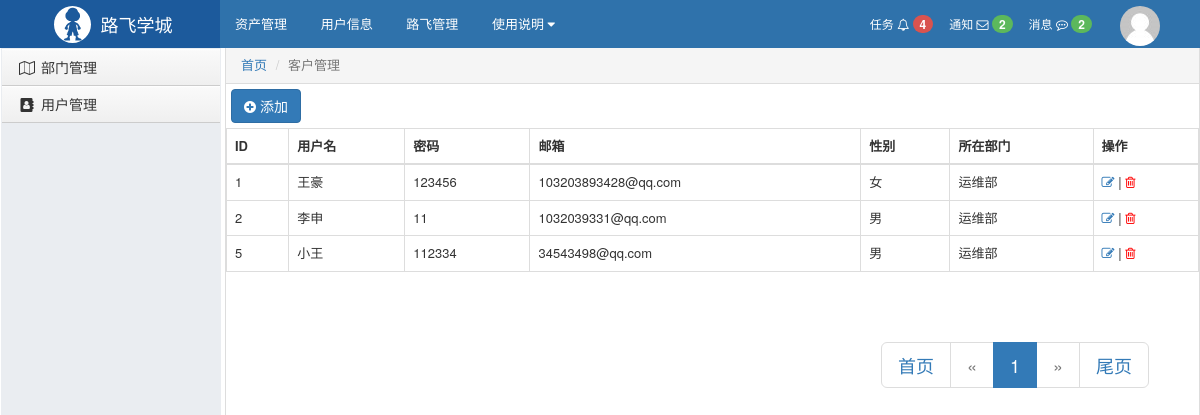
Page /crm/user/list/ on the committed database.
### crm/models.py (models this page shows, shortened)
class UserInfo(models.Model):
    username = models.CharField(verbose_name="用户名",max_length=32)
    password = models.CharField(verbose_name="密码",max_length=64)
    email = models.EmailField(verbose_name='邮箱',max_length=128)
    gender_choice = (
        (1,'男'),
        (2,'女'),
    )
    gender = models.IntegerField(verbose_name='性别',choices=gender_choice)
    depart = models.ForeignKey(verbose_name="所在部门",to='DepartMent')

class DepartMent(models.Model):
    title = models.CharField(verbose_name="部门名称",max_length=32)

### crm/views/user.py (the view)
def user_list(request):
    try:
        page_num = request.GET.get("page")
    except Exception as e:
        page_num = 1
    totle_count = models.UserInfo.objects.all().count()
    page = my_page.Page(page_num, totle_count, per_pag=5, url_prefix="/crm/user/list/", max_page=11)
    user_queryset = models.UserInfo.objects.all()[page.data_start:page.data_end]
    page_html = page.page_html()
    return render(request,'user_list.html',{"user_queryset":user_queryset,"page_html":page_html})

### crm/templates/user_list.html
{% extends 'layout.html' %}
{% block content %}
    <div style="margin: 5px;">
        <a href="/crm/user/add/" class="btn btn-primary"><i class="fa fa-plus-circle" aria-hidden="true"></i> 添加</a>
    </div>
    <table class="table table-bordered">
        <thead>
            <tr>
                <th>ID</th>
                <th>用户名</th>
                <th>密码</th>
                <th>邮箱</th>
                <th>性别</th>
                <th>所在部门</th>
                <th>操作</th>
            </tr>
        </thead>
        <tbody>
            {% for row in user_queryset %}
                <tr>
                    <td>{{ row.id }}</td>
                    <td>{{ row.username }}</td>
                    <td>{{ row.password }}</td>
                    <td>{{ row.email }}</td>
                    <td>{{ row.get_gender_display }}</td>
                    <td>{{ row.depart.title }}</td>
                    <td>
                        <a href="/crm/user/edit/{{ row.id }}/"><i class="fa fa-pencil-square-o" aria-hidden="true"></i></a>
                        |
                        <a href="/crm/user/del/{{ row.id }}/" style="color: red;"><i class="fa fa-trash-o" aria-hidden="true"></i></a>
                    </td>
                </tr>
            {% endfor %}
        </tbody>
    </table>
    <div class="bot">
        <nav aria-label="Page navigation">
            <ul class="pagination pagination-lg"
                style="float: right;margin-right: 50px;margin-top: 50px;">
                {{ page_html|safe }}
            </ul>
        </nav>
    </div>
{% endblock %}

### crm/templates/layout.html (shortened to what this page needs)
{% load staticfiles %}
<!DOCTYPE html>
<html lang="en">
<head>
    <link rel="stylesheet" href="{% static 'plugins/bootstrap/css/bootstrap.css' %} "/>
    <link rel="stylesheet" href="{% static 'plugins/font-awesome/css/font-awesome.css' %} "/>
    <link rel="stylesheet" href="{% static 'css/commons.css' %} "/>
    <link rel="stylesheet" href="{% static 'css/nav.css' %} "/>
    <link  rel="stylesheet" href="{% static 'js/jquery-3.3.1.min.js' %}"/>
    <link  rel="stylesheet" href="{% static 'plugins/bootstrap/js/bootstrap.js' %}"/>
    <link  rel="stylesheet" href="{% static 'jquery-3.3.1.js' %}"/>
    <link  rel="stylesheet" href="{% static 'plugins/bootstrap/js/bootstrap.min.js' %}"/>
    <link  rel="stylesheet" href="{% static 'sweetalert/sweetalert.min.js' %}"/>
    <link  rel="stylesheet" href="{% static 'setupajax.js' %}"/>
</head>
<body>
<div class="pg-header">
    <div class="nav">
        <div class="logo-area left">
            <a href="#">
                <img class="logo" src="{% static 'imgs/logo.svg' %}">
                <span style="font-size: 18px;">路飞学城 </span>
            </a>
        </div>
        <div class="left-menu left">
            <a class="menu-item">资产管理</a>
            <a class="menu-item">用户信息</a>
            <a class="menu-item">路飞管理</a>
            <div class="menu-item">
                <span>使用说明</span>
                <i class="fa fa-caret-down" aria-hidden="true"></i>
            </div>
        </div>
        <div class="right-menu right clearfix">
            <div class="user-info right">
                <a href="#" class="avatar">
                    <img class="img-circle" src="{% static 'imgs/default.png' %}">
                </a>
            </div>
            <a class="user-menu right">
                消息
                <i class="fa fa-commenting-o" aria-hidden="true"></i>
                <span class="badge bg-success">2</span>
            </a>
            <a class="user-menu right">
                通知
                <i class="fa fa-envelope-o" aria-hidden="true"></i>
                <span class="badge bg-success">2</span>
            </a>
            <a class="user-menu right">
                任务
                <i class="fa fa-bell-o" aria-hidden="true"></i>
                <span class="badge bg-danger">4</span>
            </a>
        </div>
    </div>
</div>
<div class="pg-body">
    <div class="left-menu">
        <div class="menu-body">
            <div class="static-menu">
                <a href="/crm/depart/list/"><span class="icon-wrap"><i class="fa fa-map-o" aria-hidden="true"></i></span> 部门管理</a>
                <a href="/crm/user/list/"><span class="icon-wrap"><i class="fa fa-address-book" aria-hidden="true"></i></span> 用户管理</a>
            </div>
        </div>
    </div>
    <div class="right-body">
        <div>
            <ol class="breadcrumb no-radius no-margin" style="border-bottom: 1px solid #ddd;">
                <li><a href="#">首页</a></li>
                <li class="active">客户管理</li>
            </ol>
        </div>
        {% block content %} {% endblock %}
    </div>
</div>
</body>
</html>

### crm/static/css/commons.css (style rules this page uses)
body { margin: 0; }
img { border: 0; }
.left { float: left; }
.right { float: right; }
.clearfix:after { clear: both; display: block; visibility: hidden; height: 0; }
.bg-danger { background-color: #d9534f !important; color: #ffffff; }
.bg-success { background-color: #5cb85c !important; color: #ffffff; }
.badge { display: inline-block; min-width: 10px; padding: 3px 7px; font-size: 12px; font-weight: bold; line-height: 1; color: #fff; text-align: center; white-space: nowrap; vertical-align: baseline; background-color: #777; border-radius: 10px; }
.img-circle { border-radius: 50%; }

### crm/static/css/nav.css (style rules this page uses)
.nav { min-width: 980px; height: 48px; background-color: #2F72AB; color: #ffffff; line-height: 48px; overflow: visible; font-size: 12px; }
.nav .logo-area { width: 220px; overflow: hidden; height: 48px; text-align: center; background-color: #1c5a9c; }
.nav .logo-area > a { color: #ffffff; text-decoration: none; display: inline-block; }
.nav .logo-area .logo { height: 37px; width: 37px; float: left; margin: 6px; margin-right: 10px; }
.nav .left-menu { font-size: 13px; }
.nav .left-menu .menu-item { display: inline-block; padding: 0 15px; cursor: pointer; position: relative; color: white; text-decoration: none; }
.nav .right-menu .user-menu { padding: 0 8px; cursor: pointer; color: white; text-decoration: none; }
.nav .right-menu .user-info { padding: 0 30px 0 10px; height: 48px; position: relative; }
.nav .right-menu .user-info .avatar { display: inline-block; padding: 0 10px; height: 48px; }

### crm/templates/layout.html (style rules this page uses)
body { margin: 0; }
.no-radius { border-radius: 0; }
.no-margin { margin: 0; }
.pg-body > .left-menu { background-color: #EAEDF1; position: absolute; left: 1px; top: 48px; bottom: 0; width: 220px; border: 1px solid #EAEDF1; overflow: auto; }
.pg-body > .right-body { position: absolute; left: 225px; right: 0; top: 48px; bottom: 0; overflow: scroll; border: 1px solid #ddd; border-top: 0; font-size: 13px; min-width: 755px; }
.left-menu .menu-body .static-menu .icon-wrap { width: 20px; display: inline-block; text-align: center; }
.left-menu .menu-body .static-menu a { text-decoration: none; padding: 8px 15px; border-bottom: 1px solid #ccc; color: #333; display: block; background: #efefef; background: -webkit-gradient(linear, left bottom, left top, color-stop(0, #efefef), color-stop(1, #fafafa)); background: -ms-linear-gradient(bottom, #efefef, #fafafa); background: -o-linear-gradient(bottom, #efefef, #fafafa); filter: progid:dximagetransform.microsoft.gradient(startColorStr='#e3e3e3', EndColorStr='#ffffff'); -ms-filter: "progid:DXImageTransform.Microsoft.gradient(startColorStr='#fafafa',EndColorStr='#efefef')"; box-shadow: inset 0 1px 1px white; }

### rows in the picture
UserInfo: id "1", username "王豪", password "123456", email "103203893428@qq.com", gender "女", depart "运维部"
UserInfo: id "2", username "李申", password "11", email "1032039331@qq.com", gender "男", depart "运维部"
UserInfo: id "5", username "小王", password "112334", email "34543498@qq.com", gender "男", depart "运维部"

### other values in the picture
{{ page_html|safe }} "首页 « 1 » 尾页"
